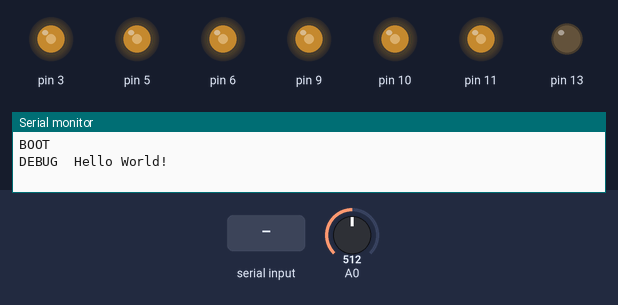
Bench run of a sketch on a simulated Arduino Uno, built with avr-gcc and run on an emulated ATmega328P. On the bench: output pins drawn as LEDs (lit = HIGH), the last lines printed to the serial monitor. Dashed ring = blinking. Inputs (shaded band) come from the test bench; at power-on: A0 = 512.

Above: at 1.2 s.
1.3 s: "START 1\n" received over Serial
At 1.57 s:
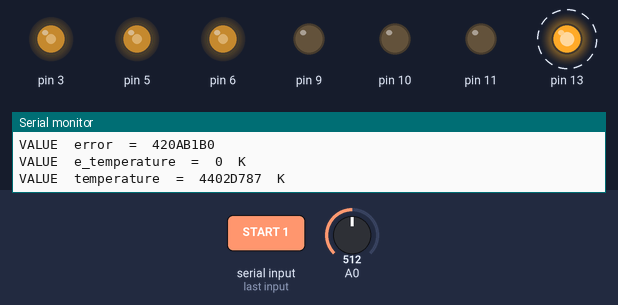
4.3 s: A0 set to 167
7.3 s: A0 set to 135
At 7.57 s:
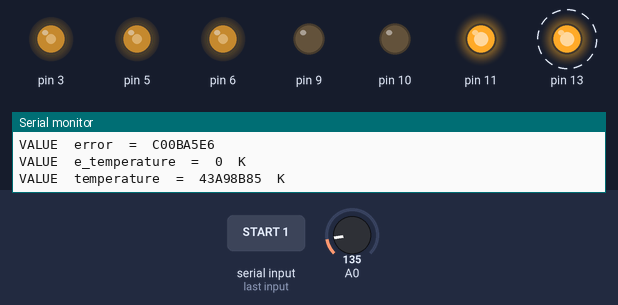
16.3 s: A0 set to 306
At 16.57 s:
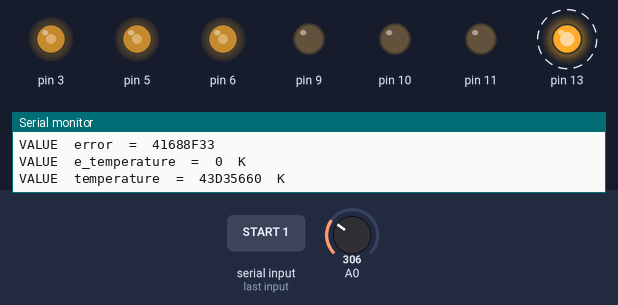
Timing chart, 0 to 20.3 s (numbered marks = the images above; inputs shaded):
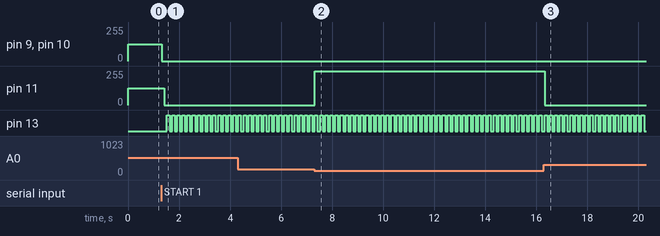

Measured:
- the behaviour switches between 153 and 152 on A0 (found by bisection; images 1 and 2)
- after the input at 1.3 s, pin 9, pin 10: 127/255 → 0/255 at once; pin 11: 127/255 → 0/255 after 0.13 s; pin 13: alternates HIGH for 0.10 s and LOW for 0.10 s, starting after 0.23 s
- after the input at 7.3 s, pin 11: 0/255 → 255/255 at once
- after the input at 16.3 s, pin 11: 255/255 → 0/255 at once

The sketch:

schmitt.ino
```cpp
void register_variable(double *address, const char *name, int record, const char *units);
#define RECORD(X,UNITS) register_variable(&X,#X, 1, UNITS)
#define INITIALIZE(X,VALUE,UNITS) X = VALUE; register_variable(&X,#X, 0, UNITS)

/* These are the global variables used in the controller */

double dt;
double temperature;
double e_temperature;
double error;
double prevError;
double Tset;
double band;
double out;

void userSetup() {
  /*
   * this function is called at program startup.  There are two useful things to do here
   *
   * RECORD(variableName,units)
   *   This will register a variable to be sent back to the computer at each time step
   *   The variable should be a globaly defined double precision variable (see temperature above)
   *   Units is a string used for labels
   *
   * INITIALIZE(variableName,value,units)
   *   This will register a variable which can be set from the computer
   *   The variable should be a globably defined double
   *   The value is used as the default value
   *   Units is a string used for labels
   */
  RECORD(temperature,"K");
  RECORD(e_temperature,"K");
  RECORD(error,"");
//  RECORD(derivative,"s<sup>-1</sup>"); /* you can use HTML, this will disp[ay a super-script */
  RECORD(out,"DAC units");
  INITIALIZE(dt,0.1,"s");
  INITIALIZE(Tset,350,"K");
  INITIALIZE(band,5,"K");
}

void userAction() {
  /*
   * This function will be called each time step
   */
  long sum = 0, sumsq = 0;
  int value;
  const int N = 16; /* number of samples measured per time step */
  for (int i = 0; i < N; i++) { /* record N samples */
    value = analogRead(0);
    sum += value; /* used to calculate mean */
    sumsq += value*(long)value; /* used to calulate variance, need to type cast to long because int is 16 bit */
  }
  double mu, sigma;
  mu = sum / N;
  sigma = sqrt((sumsq - sum*mu)/N); /* expansion of definition of variance */
  const double ADCslope = 4.888e-3; /* 4.888mV / bit */
  const double ADCoffset = 1.02e-3; /* 1.02 mV */
  double vThermo, eVThermo;
  vThermo = ADCslope * mu + ADCoffset; /* convert means in ADC units to voltages */
  eVThermo = ADCslope * sigma;
  const double thermoSlope = 100; /* K/V */
  const double thermoOffset = 273; /* K */
  temperature = thermoSlope * vThermo + thermoOffset;
  e_temperature = eVThermo * vThermo;
  prevError = error;
  error = (temperature - Tset) / band;
  double Ton = Tset - band / 2;
  double Toff = Tset + band / 2;

  if ((out > 0) && (temperature > Toff)) {
    out = 0;
  } else if ((out == 0) && (temperature < Ton)) {
    out = 255;
  }
  int dacVal = out;
  /*
  Serial.print("DEBUG\tdacVal = ");
  Serial.print(dacVal);
  Serial.print("\n");
  */
  analogWrite(11, dacVal);
}

void userStart() {
/*
 * This function is called when the algorithm is started
 */
  out = 0;
}

void userStop() {
/*
 * This function is called when the algorithm is stopped
 * - Good place to turn off the power :)
 */
 analogWrite(11, 0); /* turn off power */
}

/**********************************************
 * Don't worry about the code below this line *
 * Unless you are curious, but be forewarned  *
 * comments are used very sparingly           *
 **********************************************/

//storage variables
int counter = 0, oc = 0;
int running = 0;
const int N = 4;
unsigned long bytes = 0;
char command[64];
int commandIndex = 0;

struct dataNode {
  double *address;
  const char *name, *units;
  double *values; // points to an array used as a circular queue for recorded values, NULL for initialized values
  struct dataNode *next;
} *data = NULL; // data points to the head of the list of nodes, initially the list is empty
int nodeCount = 0; // this value is redundant, but makes debugging easier

void register_variable(double *address, const char *name, int record, const char *units) {
  struct dataNode *ptr = (struct dataNode *) malloc(sizeof(struct dataNode)); // create storage for new variable
  if (!ptr) for (;;delay(1000)) {
    Serial.print("ERROR\tregister_variable(): Unable to malloc dataNode, nodeCount = ");
    Serial.print(nodeCount);
    Serial.print(", variable = ");
    Serial.print(name);
    Serial.print("\n");
  }
  if (record) {
    ptr->values = (double *) malloc(N*sizeof(double)); // create storage for recorded values
    if (!ptr->values) for (;;delay(1000)) {
      Serial.print("ERROR\tregister_variable(): Unable to malloc values array, nodeCount = ");
      Serial.print(nodeCount);
      Serial.print(", variable = ");
      Serial.print(name);
      Serial.print("\n");
    }
  } else ptr->values = NULL;
  nodeCount++; // increment counter
  ptr->address = address; // fill in values
  ptr->name = name;
  ptr->units = units;
  ptr->next = data; // this new node will become the head of the list, it points to the original list
  data = ptr; // now pointer to head of list points to new node
}

void setPeriod (int period) { // period in ms
  const double tick = 1024000 / 16e6; // clock tick in ms
  int number = floor(period / tick) - 1;
  char buf[256];
  sprintf(buf,"DEBUG\tsetPeriod(%d): number = %d, tick = %ld us, actual period = %ld us\n", period, number, (long)(1e3*tick), (long)(1e3*tick*(number+1)));
  Serial.print(buf);
  cli();//stop interrupts
  TCCR1A = 0;// set entire TCCR1A register to 0
  TCCR1B = 0;// same for TCCR1B
  TCNT1  = 0;//initialize counter value to 0
  OCR1A = number; // = (16*10^6) / (1*1024) - 1 (must be <65536) originally 15624
  // turn on CTC mode
  TCCR1B |= (1 << WGM12);
  // Set CS10 and CS12 bits for 1024 prescaler
  TCCR1B |= (1 << CS12) | (1 << CS10);
  // enable timer compare interrupt
  TIMSK1 |= (1 << OCIE1A);
  sei();//allow interrupts
}

void setup() {
  Serial.begin(115200);
  Serial.print("\nBOOT\n");
  Serial.print("DEBUG\tHello World!\n");
  analogWrite(3, 127);
  analogWrite(5, 127);
  analogWrite(6, 127);
  analogWrite(9, 127);
  analogWrite(10, 127);
  analogWrite(11, 127);
  TCCR2B = TCCR2B & 0b11111000 | 0x01;
  pinMode(13,OUTPUT);
  userSetup();
}

ISR(TIMER1_COMPA_vect){//timer1 interrupt 1Hz toggles pin 13 (LED)
//generates pulse wave of frequency 1Hz/2 = 0.5kHz (takes two cycles for full wave- toggle high then toggle low)
  if (!running) return;
  if (counter % 2){
    digitalWrite(13,HIGH);
  }
  else{
    digitalWrite(13,LOW);
  }
  userAction();
  for(struct dataNode *ptr = data; ptr; ptr = ptr->next) if (ptr->values) ptr->values[counter % N] = *ptr->address;
  counter++;
}

void parseCommand(void) {
  char *ptr;
  Serial.print("DEBUG\tparseCommand(): Command = '");
  Serial.print(command);
  Serial.print("'\n");
  ptr = strtok(command," ");
  if (!ptr) {
    Serial.print("DEBUG\tparseCommand(): Verb is NULL\n");
    return;
  }
  switch(strlen(ptr)) {
  case 3:
    if (!strcmp(ptr,"SET")) {
      ptr = strtok(NULL," ");
      if (!ptr) {
        Serial.print("DEBUG\tparseCommand(): Variable is NULL\n");
        return;
      }
      Serial.print("DEBUG\tparseCommand(): Variable is ");
      Serial.print(ptr);
      Serial.print("\n");
      for(struct dataNode *dptr = data; dptr; dptr = dptr->next) if (!strcmp(dptr->name,ptr)) {
        ptr = strtok(NULL," ");
        if (!ptr) {
          Serial.print("DEBUG\tparseCommand(): ivalue is NULL\n");
          return;
        }
        Serial.print("DEBUG\tparseCommand(): ivalue is ");
        Serial.print(ptr);
        Serial.print("\n");
        long int ivalue;
        int exponent;
        sscanf(ptr,"%ld",&ivalue);
        if (ivalue == 0) {
          *dptr->address = 0;
        } else {
          ptr = strtok(NULL," ");
          if (!ptr) {
            Serial.print("DEBUG\tparseCommand(): Exponent is NULL\n");
            return;
          }
          Serial.print("DEBUG\tparseCommand(): Exponent is ");
          Serial.print(ptr);
          Serial.print("\n");
          sscanf(ptr,"%d",&exponent);
          *dptr->address = ivalue * pow(2,exponent);
        }
        Serial.print("DEBUG\tparseCommand(): value set to ");
        Serial.print(*dptr->address);
        Serial.print("\n");
        return;
      }
    }
  case 4:
    if (!strcmp(ptr,"STOP")) {
      running = 0;
      userStop();
      return;
    }
  case 5:
    if (!strcmp(ptr,"START")) {
      setPeriod(1000*dt);
      counter = 0;
      oc = 0;
      userStart();
      running = 1;
      return;
    }
  case 9:
    if (!strcmp(ptr,"HANDSHAKE")) {
      ptr = strtok(NULL," ");
      Serial.print("HANDSHAKE\t");
      Serial.print(ptr);
      Serial.print("\n");
      for(struct dataNode *ptr = data; ptr; ptr = ptr->next) if (!ptr->values) {
        Serial.print("INIT\t");
        Serial.print(ptr->name);
        Serial.print ("\t=\t");
        Serial.print(*((long *)ptr->address),HEX);
        //Serial.print(*ptr->address);
        Serial.print("\t");
        Serial.print(ptr->units);
        Serial.print("\n");
      }
      Serial.print("\nREADY\n");
      return;
    }
  }
  Serial.print("DEBUG\tparseCommand(): Unhandled command\n");
  return;
}

void getCommand() {
  static int ch;
  static int discard = 0;
  ch = Serial.read();
  Serial.print("DEBUG\tgetCommand() : ch = ");
  Serial.print(ch,BIN);
  Serial.print("\n");
  if (discard && (ch == '\n')) { // reached end of garbage (hopefully \n was not garbage?!
    discard = 0;
    return;
  }
  if (discard) return;
  if (ch & 0x80) {
    command[commandIndex] = 0;
    Serial.print("ERROR\tMSB set in input stream, command so far = \"");
    Serial.print(command);
    Serial.print("\"\n");
    commandIndex = 0;
    discard = 1;
    return;
  }
  Serial.write(ch | 0x80);
  if (ch == '\n') {
    command[commandIndex] = 0;
    parseCommand();
    commandIndex = 0;
    return;
  }
  command[commandIndex++] = ch;
}

void loop() {
  char buf[256];
  if (Serial.available()) getCommand();

  if ((counter - oc) > N) {
    Serial.print("ERROR\tInternal buffer overrun\n");
  }
  while (oc < counter) {
    Serial.print("INDEX\t");
    Serial.print(oc);
    Serial.print("\t");
    Serial.print(counter);
    Serial.print("\n");
    for(struct dataNode *ptr = data; ptr; ptr = ptr->next) if (ptr->values) {
      Serial.print("VALUE\t");
      Serial.print(ptr->name);
      Serial.print("\t=\t");
      Serial.print(*((long *)&(ptr->values[oc % N])),HEX);
      Serial.print("\t");
      Serial.print(ptr->units);
      Serial.print("\n");
    }
    oc++;
  }
}
```
